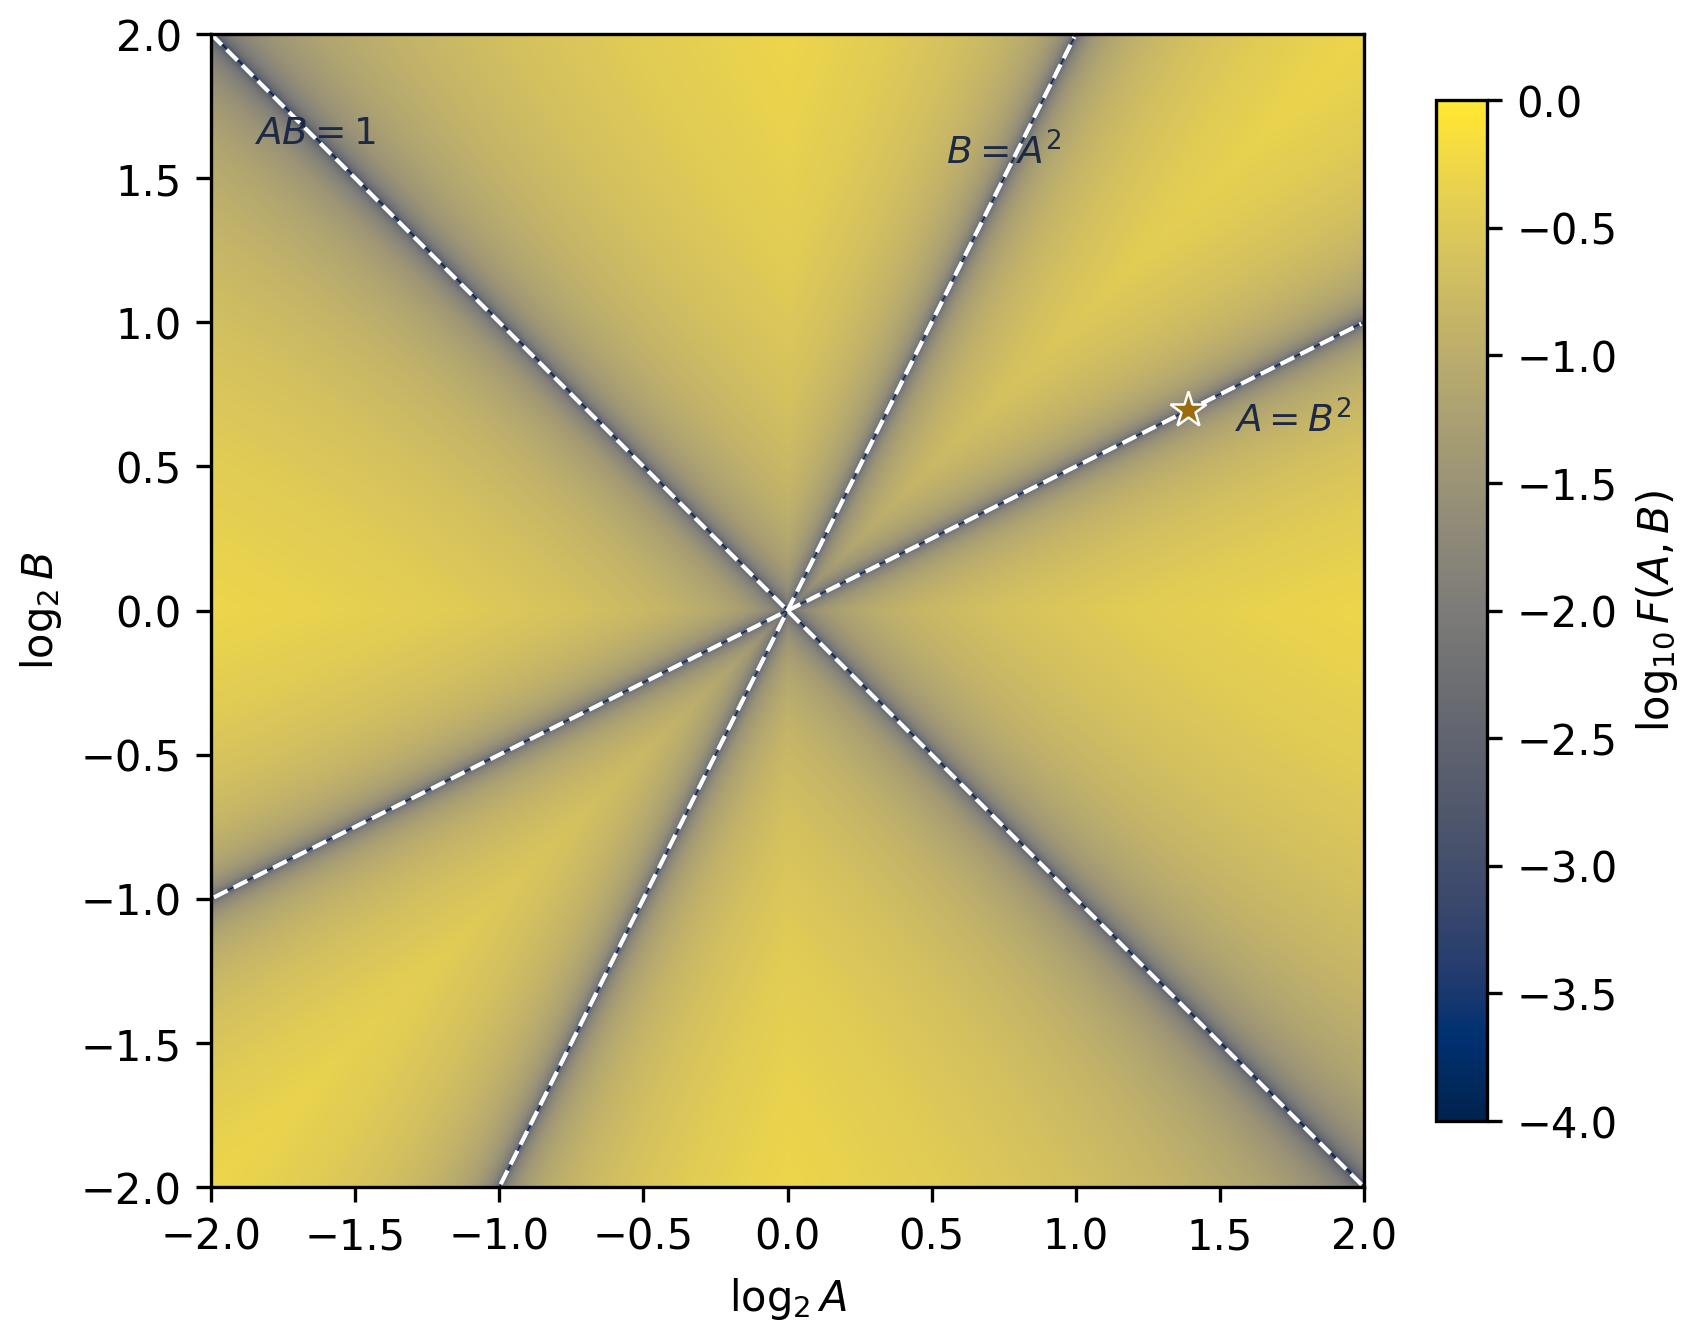

The Python source for this figure:
"""fig14_similarity_residual.py — Figure: where are all six cell triangles similar?

Residual F(A,B) = min over the six vertex bijections of the distance between the
normalized radius vectors of Delta_1 and Delta_0 (Lemma 3.3), on a 1601 x 1601 grid
in (log2 A, log2 B) in [-2,2]^2, shown as log10 F. The three curves of
Theorem 3.4 (A = B^2, B = A^2, AB = 1) are overlaid dashed; they are the only
valleys. Replaces the exact-hit grid scan of the earlier versions (referee B1);
same computation as scripts1005f/residual_scan.py.
"""
import itertools
import numpy as np
import doylefig as D


def residual(A, B):
    x0 = np.stack([A, B, np.ones_like(A)])          # radii at P0, P1, O of Delta_0
    x1 = np.stack([np.ones_like(A), B, B / A])      # radii at O, P1, P2 of Delta_1
    x1 = x1 / np.linalg.norm(x1, axis=0)
    best = np.full(A.shape, np.inf)
    for perm in itertools.permutations(range(3)):
        y = x0[list(perm)]
        y = y / np.linalg.norm(y, axis=0)
        best = np.minimum(best, np.linalg.norm(x1 - y, axis=0))
    return best


u = np.linspace(-2, 2, 1601)
U, V = np.meshgrid(u, u)
F = residual(2.0 ** U, 2.0 ** V)
fig, ax = D.plt.subplots(figsize=(6.2, 5.2))
im = ax.imshow(np.log10(np.maximum(F, 1e-6)), extent=(-2, 2, -2, 2), origin="lower",
               cmap="cividis", vmin=-4, vmax=0, interpolation="bilinear")
t = np.linspace(-2, 2, 200)
kw = dict(color="white", lw=1.0, ls="--")
ax.plot(2 * t[np.abs(2 * t) <= 2], t[np.abs(2 * t) <= 2], **kw)      # A = B^2
ax.plot(t[np.abs(2 * t) <= 2], 2 * t[np.abs(2 * t) <= 2], **kw)      # B = A^2
ax.plot(t, -t, **kw)                                                  # AB = 1
ax.text(1.55, 0.62, r"$A=B^{2}$", color="#1E2A44", fontsize=9)
ax.text(0.55, 1.55, r"$B=A^{2}$", color="#1E2A44", fontsize=9)
ax.text(-1.85, 1.62, r"$AB=1$", color="#1E2A44", fontsize=9)
ax.plot([np.log2(D.PHI ** 2)], [np.log2(D.PHI)], "*", ms=9, color=D.GOLD, mec="white", mew=0.6)
ax.set_xlabel(r"$\log_{2}A$")
ax.set_ylabel(r"$\log_{2}B$")
cb = fig.colorbar(im, ax=ax, shrink=0.85)
cb.set_label(r"$\log_{10}F(A,B)$")
D.save(fig, "fig14_similarity_residual")
